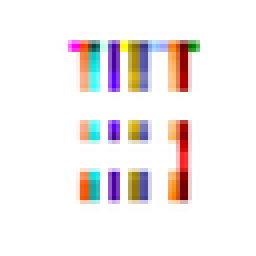
#> input picture 1/vtflooder/report_103_processed.png, 64 x 64 px, found by its file name (shown 4 times larger); its folder holds 4 pictures in this run
$ python image_cover.py
#> lines starting #> are read from the running program, lines starting #| are printed output that depends on the picture
from PIL import Image
import os

def overlay_images(base_image_path, overlay_image_path, output_path, transparency):
    """
    Overlay an image (with reduced transparency) onto another image.

    :param base_image_path: Path to the base image (background)
    :param overlay_image_path: Path to the overlay image
    :param output_path: Path to save the result
    :param transparency: Transparency level for the overlay image (0 to 255)
    """
#> called with transparency = 128
    # Open the base image
    base_image = Image.open(base_image_path).convert("RGBA")
#> base_image is the input picture: PIL image 64x64 RGBA; mean R, G, B, A 242.7, 237.3, 237, 255

    # Open the overlay image
    overlay_image = Image.open(overlay_image_path).convert("RGBA")

    # Resize the overlay image to match the base image size
    overlay_image = overlay_image.resize(base_image.size, Image.LANCZOS)

    # Adjust the overlay image's transparency
    overlay_alpha = overlay_image.split()[3].point(lambda p: p * (transparency / 255.0))
#> overlay_alpha: PIL image 64x64 L; every value is 128
    overlay_image.putalpha(overlay_alpha)
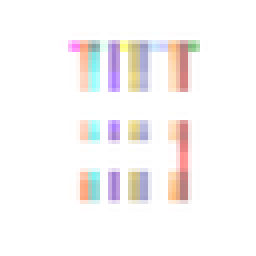
#> overlay_image: PIL image 64x64 RGBA (shown 4 times larger); mean R, G, B, A 242.7, 237.3, 237, 128; transparent parts drawn white

    # Composite the images
    combined = Image.alpha_composite(base_image, overlay_image)

    # Save the resulting image
    combined.save(output_path, format="PNG")

def batch_overlay_images(base_dir, overlay_dir, output_dir, transparency):
    """
    Overlay images from one directory onto images in another directory in order.

    :param base_dir: Directory containing base images
    :param overlay_dir: Directory containing overlay images
    :param output_dir: Directory to save output images
    :param transparency: Transparency level for the overlay image (0 to 255)
    """
    if not os.path.exists(output_dir):
        os.makedirs(output_dir)

    base_images = sorted(os.listdir(base_dir))
    overlay_files = sorted(os.listdir(overlay_dir))

    for base_file, overlay_file in zip(base_images, overlay_files):
        base_image_path = os.path.join(base_dir, base_file)
        overlay_image_path = os.path.join(overlay_dir, overlay_file)

        if not os.path.isfile(base_image_path) or not os.path.isfile(overlay_image_path):
            continue

        try:
            output_path = os.path.join(output_dir, base_file)
            overlay_images(base_image_path, overlay_image_path, output_path, transparency)
            print(f"Processed: {base_file} with {overlay_file}")
        except Exception as e:
            print(f"Failed to process {base_file} with {overlay_file}: {e}")
#> pass 2 of the loop in batch_overlay_images, `for base_file, overlay_file in zip(base_images, overlay_files):`:
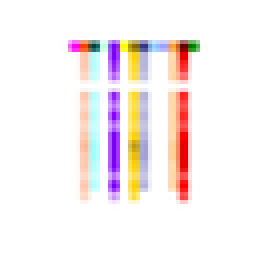
#> input picture 1/vtflooder/report_104_processed.png, 64 x 64 px, found by its file name (shown 4 times larger)
#> in overlay_images, base_image is the input picture: PIL image 64x64 RGBA; mean R, G, B, A 247.9, 239.2, 239.1, 255
#> in overlay_images (call 2), `overlay_image.putalpha(overlay_alpha)`:
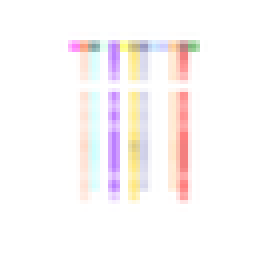
#> overlay_image: PIL image 64x64 RGBA (shown 4 times larger); mean R, G, B, A 247.9, 239.2, 239.1, 128; transparent parts drawn white
#> pass 3 of the loop in batch_overlay_images, `for base_file, overlay_file in zip(base_images, overlay_files):`:
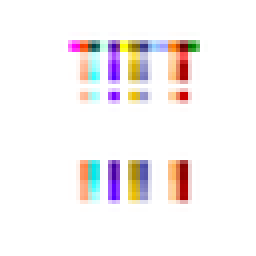
#> input picture 1/vtflooder/report_105_processed.png, 64 x 64 px, found by its file name (shown 4 times larger)
#> in overlay_images, base_image is the input picture: PIL image 64x64 RGBA; mean R, G, B, A 246.4, 242, 242.1, 255
#> in overlay_images (call 3), `overlay_image.putalpha(overlay_alpha)`:
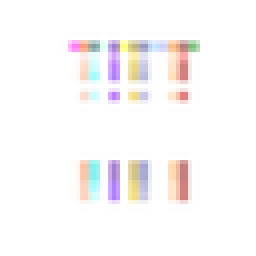
#> overlay_image: PIL image 64x64 RGBA (shown 4 times larger); mean R, G, B, A 246.4, 242, 242.1, 128; transparent parts drawn white
#> the loop made 4 passes; the first 3 are shown


# Example usage
base_dir = r"C:\Users\蕭宗賓\Desktop\AI local\work\動態2\2進\vtflooder" # Replace with the path to your base images directory
overlay_dir = r"C:\Users\蕭宗賓\Desktop\AI local\work\動態1\reports\image1\vtflooder"  # Replace with the path to your overlay images directory
output_dir = r"C:\Users\蕭宗賓\Desktop\AI local\work\動態3\image\vtflooder"  # Replace with the path to save output images
transparency = 128  # Set transparency level (0 is fully transparent, 255 is fully opaque)

batch_overlay_images(base_dir, overlay_dir, output_dir, transparency)
